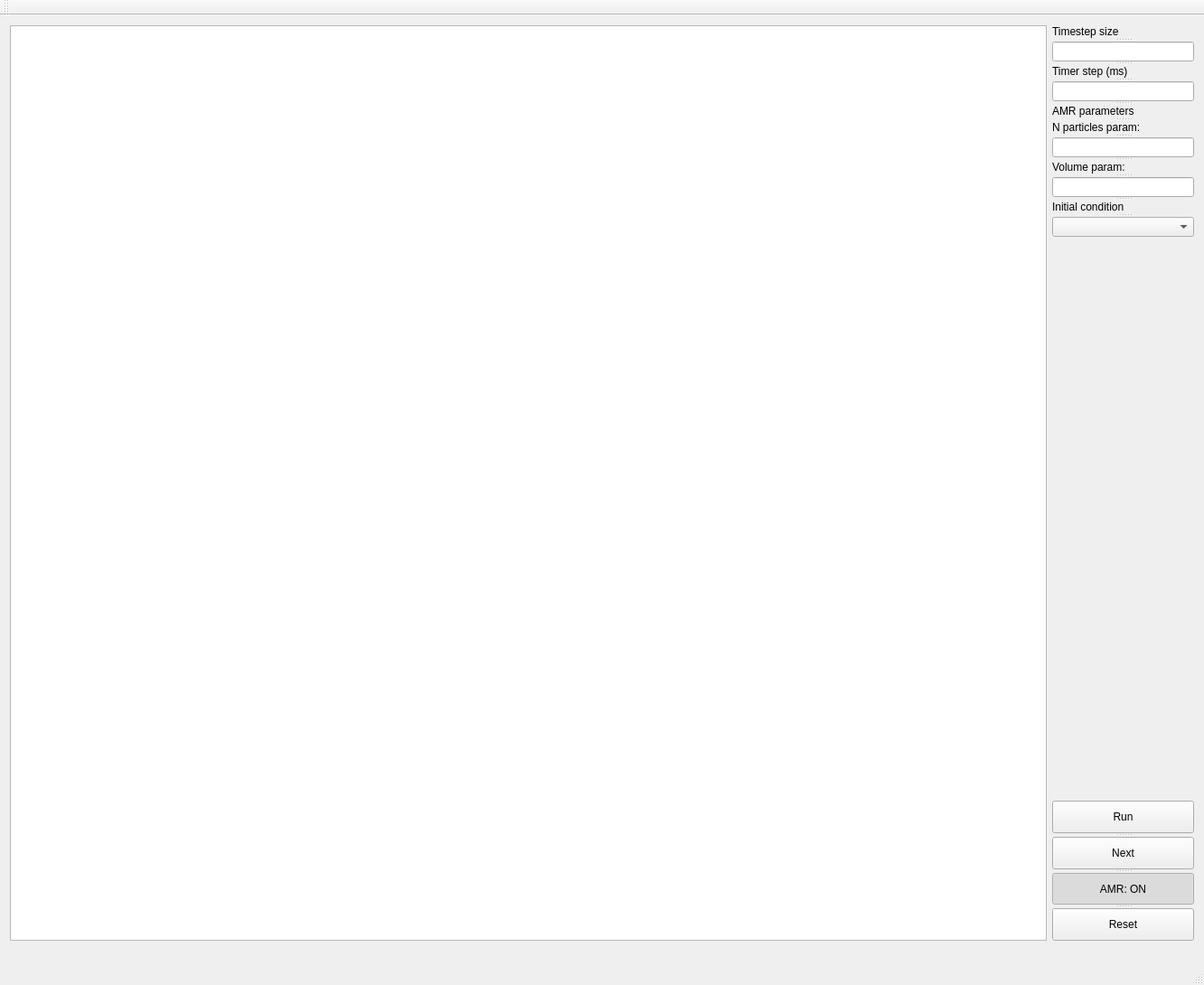
<?xml version="1.0" encoding="UTF-8"?>
<ui version="4.0">
 <class>MainWindow</class>
 <widget class="QMainWindow" name="MainWindow">
  <property name="geometry">
   <rect>
    <x>0</x>
    <y>0</y>
    <width>1332</width>
    <height>1090</height>
   </rect>
  </property>
  <property name="sizePolicy">
   <sizepolicy hsizetype="Preferred" vsizetype="Preferred">
    <horstretch>0</horstretch>
    <verstretch>0</verstretch>
   </sizepolicy>
  </property>
  <property name="windowTitle">
   <string>MainWindow</string>
  </property>
  <widget class="QWidget" name="centralWidget">
   <property name="maximumSize">
    <size>
     <width>1332</width>
     <height>1035</height>
    </size>
   </property>
   <layout class="QGridLayout" name="gridLayout">
    <item row="0" column="1">
     <widget class="MPMView" name="view">
      <property name="foregroundBrush">
       <brush brushstyle="NoBrush">
        <color alpha="255">
         <red>0</red>
         <green>0</green>
         <blue>0</blue>
        </color>
       </brush>
      </property>
      <property name="sceneRect">
       <rectf>
        <x>0.000000000000000</x>
        <y>0.000000000000000</y>
        <width>1000.000000000000000</width>
        <height>1000.000000000000000</height>
       </rectf>
      </property>
      <property name="renderHints">
       <set>QPainter::Antialiasing|QPainter::HighQualityAntialiasing|QPainter::TextAntialiasing</set>
      </property>
      <property name="resizeAnchor">
       <enum>QGraphicsView::NoAnchor</enum>
      </property>
     </widget>
    </item>
    <item row="0" column="2">
     <layout class="QVBoxLayout" name="verticalLayout">
      <item>
       <widget class="QSplitter" name="splitter">
        <property name="orientation">
         <enum>Qt::Vertical</enum>
        </property>
        <widget class="QLabel" name="label">
         <property name="text">
          <string>Timestep size</string>
         </property>
        </widget>
        <widget class="QLineEdit" name="timestep"/>
        <widget class="QLabel" name="label_2">
         <property name="text">
          <string>Timer step (ms)</string>
         </property>
        </widget>
        <widget class="QLineEdit" name="timer_step"/>
        <widget class="QLabel" name="label_3">
         <property name="text">
          <string>AMR parameters</string>
         </property>
        </widget>
        <widget class="QLabel" name="label_4">
         <property name="text">
          <string>N particles param:</string>
         </property>
        </widget>
        <widget class="QLineEdit" name="lineEdit"/>
        <widget class="QLabel" name="label_5">
         <property name="text">
          <string>Volume param:</string>
         </property>
        </widget>
        <widget class="QLineEdit" name="lineEdit_2"/>
        <widget class="QLabel" name="label_6">
         <property name="text">
          <string>Initial condition</string>
         </property>
        </widget>
        <widget class="QComboBox" name="ic_box"/>
       </widget>
      </item>
      <item>
       <spacer name="verticalSpacer">
        <property name="orientation">
         <enum>Qt::Vertical</enum>
        </property>
        <property name="sizeHint" stdset="0">
         <size>
          <width>157</width>
          <height>618</height>
         </size>
        </property>
       </spacer>
      </item>
      <item>
       <widget class="QSplitter" name="splitter_2">
        <property name="orientation">
         <enum>Qt::Vertical</enum>
        </property>
        <widget class="QPushButton" name="run">
         <property name="text">
          <string>Run</string>
         </property>
         <property name="checkable">
          <bool>true</bool>
         </property>
         <property name="checked">
          <bool>false</bool>
         </property>
         <property name="autoDefault">
          <bool>false</bool>
         </property>
         <property name="default">
          <bool>false</bool>
         </property>
         <property name="flat">
          <bool>false</bool>
         </property>
        </widget>
        <widget class="QPushButton" name="next">
         <property name="text">
          <string>Next</string>
         </property>
        </widget>
        <widget class="QPushButton" name="amr">
         <property name="text">
          <string>AMR: ON</string>
         </property>
         <property name="checkable">
          <bool>true</bool>
         </property>
         <property name="checked">
          <bool>true</bool>
         </property>
         <property name="default">
          <bool>false</bool>
         </property>
        </widget>
        <widget class="QPushButton" name="reset">
         <property name="text">
          <string>Reset</string>
         </property>
        </widget>
       </widget>
      </item>
     </layout>
    </item>
   </layout>
  </widget>
  <widget class="QMenuBar" name="menuBar">
   <property name="geometry">
    <rect>
     <x>0</x>
     <y>0</y>
     <width>1332</width>
     <height>25</height>
    </rect>
   </property>
  </widget>
  <widget class="QToolBar" name="mainToolBar">
   <attribute name="toolBarArea">
    <enum>TopToolBarArea</enum>
   </attribute>
   <attribute name="toolBarBreak">
    <bool>false</bool>
   </attribute>
  </widget>
  <widget class="QStatusBar" name="statusBar"/>
 </widget>
 <layoutdefault spacing="6" margin="11"/>
 <customwidgets>
  <customwidget>
   <class>MPMView</class>
   <extends>QGraphicsView</extends>
   <header>MPMView.h</header>
  </customwidget>
 </customwidgets>
 <resources/>
 <connections/>
</ui>
